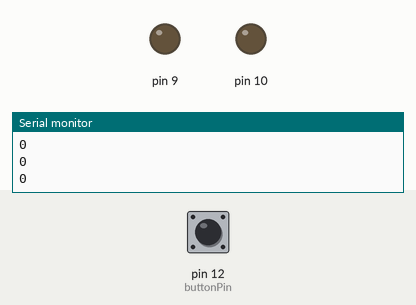
Bench run of a sketch on a simulated Arduino Uno, built with avr-gcc and run on an emulated ATmega328P. On the bench: output pins drawn as LEDs (lit = HIGH), the last lines printed to the serial monitor. Inputs (shaded band) come from the test bench; at power-on: pin 12 (buttonPin) LOW.

Above: at 1.2 s.
1.3 s: pin 12 (buttonPin) pulsed HIGH 5 times (0.12 s each, 0.3 s apart)
At 6.2 s:
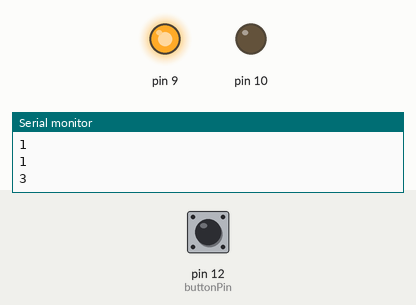
Timing chart, 0 to 11.5 s (numbered marks = the images above; inputs shaded):
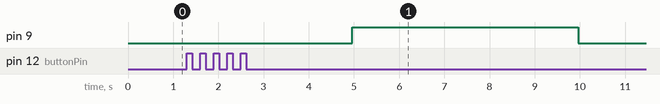

The sketch:

cartest.ino
```cpp
const int buttonPin = 12;    // the number of the pushbutton pin

int buttonState;             // the current reading from the input pin
int lastButtonState = LOW;   // the previous reading from the input pin

// the following variables are unsigned longs because the time, measured in
// milliseconds, will quickly become a bigger number than can be stored in an int.
unsigned long lastDebounceTime = 0;  // the last time the output pin was toggled
unsigned long debounceDelay = 50;    // the debounce time; increase if the output flickers

int count = 0;

void setup() {
  Serial.begin(9600);
  pinMode(buttonPin, INPUT);

  pinMode(9, OUTPUT);
  pinMode(10, OUTPUT);
  // digitalWrite(9, LOW);
  // digitalWrite(10, LOW);
  analogWrite(9, 0);


}

void loop() {
  // read the state of the switch into a local variable:
  int reading = digitalRead(
    buttonPin);
  Serial.println(reading);

  // check to see if you just pressed the button
  // (i.e. the input went from LOW to HIGH), and you've waited long enough
  // since the last press to ignore any noise:

  // If the switch changed, due to noise or pressing:
  if (reading != lastButtonState) {
    // reset the debouncing timer
    lastDebounceTime = millis();
  }

  if ((millis() - lastDebounceTime) > debounceDelay) {
    // whatever the reading is at, it's been there for longer than the debounce
    // delay, so take it as the actual current state:

    // if the button state has changed:
    if (reading != buttonState) {
      buttonState = reading;


      if (buttonState == HIGH) {
        count ++;
        Serial.println(count);
      }
    }
  }


  // save the reading. Next time through the loop, it'll be the lastButtonState:
  lastButtonState = reading;

  if(count >= 3){
    delay(3000);
    //bluetooth master send 1
    digitalWrite(9, HIGH);
    //digitalWrite(10, LOW);
    //analogWrite(9, 175);
    //analogWrite(10, 0);
    delay(5000);
    digitalWrite(9, LOW);
    //bluetooth master send 0
    count = 0;
  }
}
```

Measured:
- after the input at 1.3 s, pin 9: LOW → HIGH after 3.7 s, → LOW 5.0 s later
